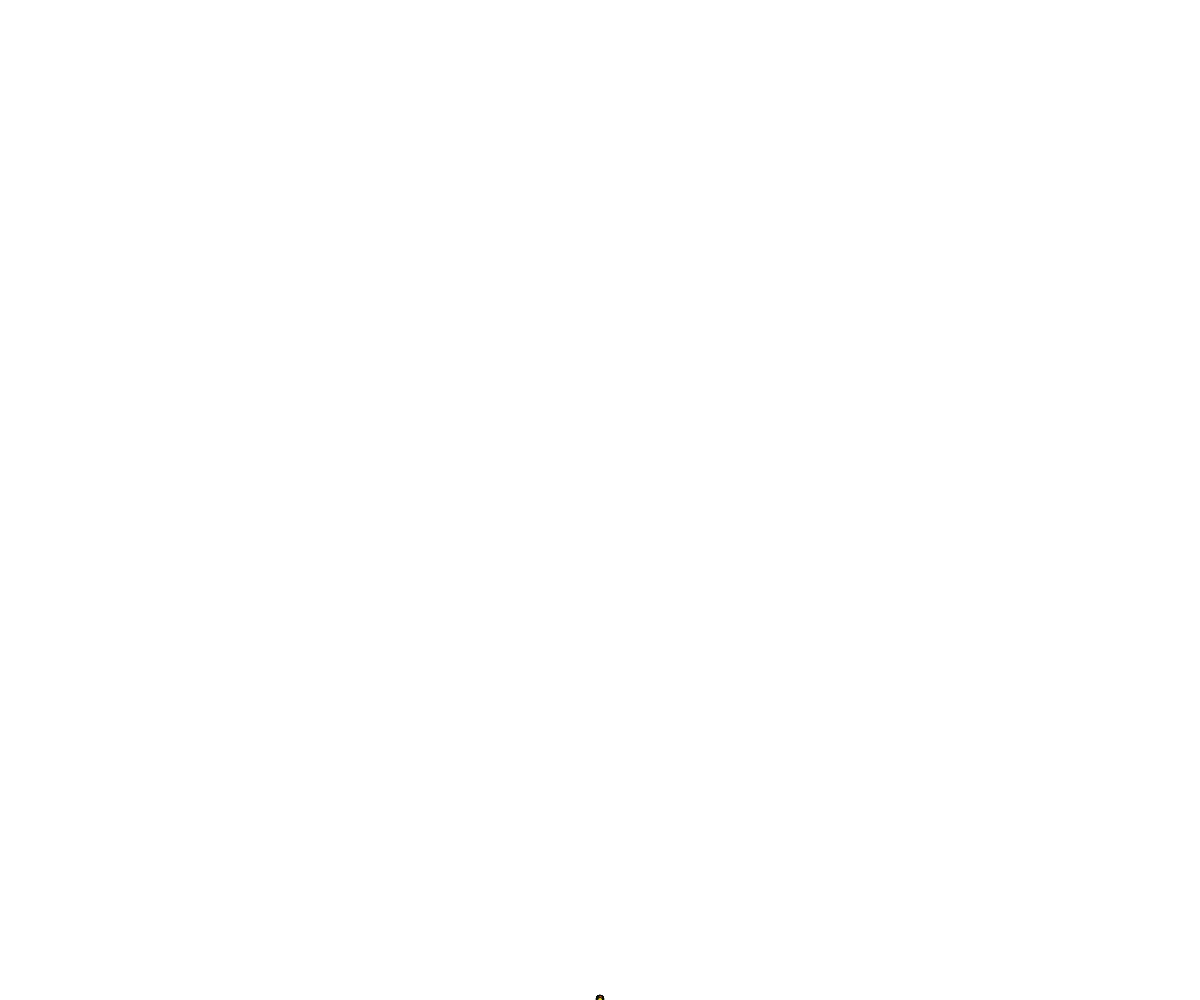
Frame 1 (no input)
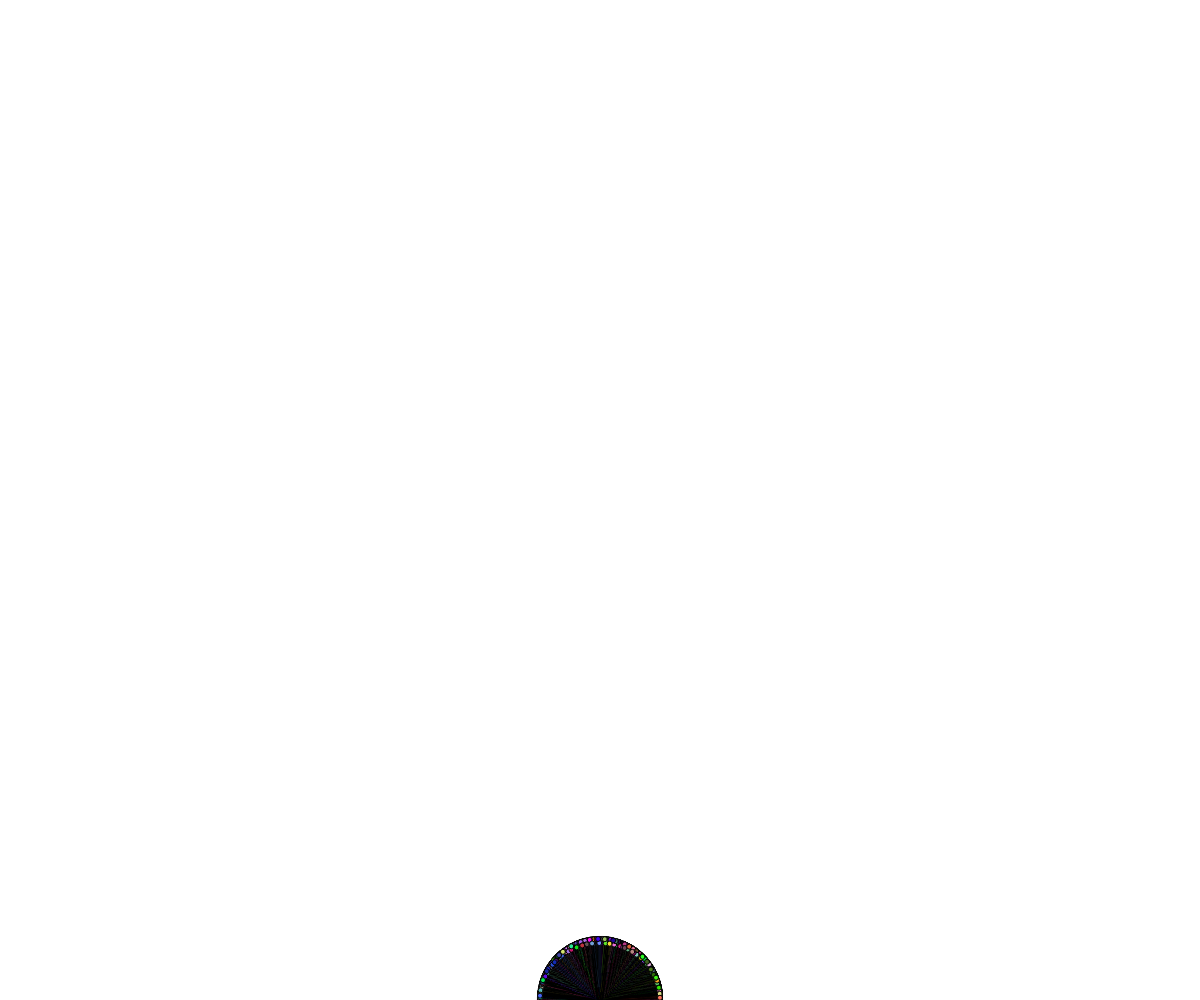
Frame 60 (no input)
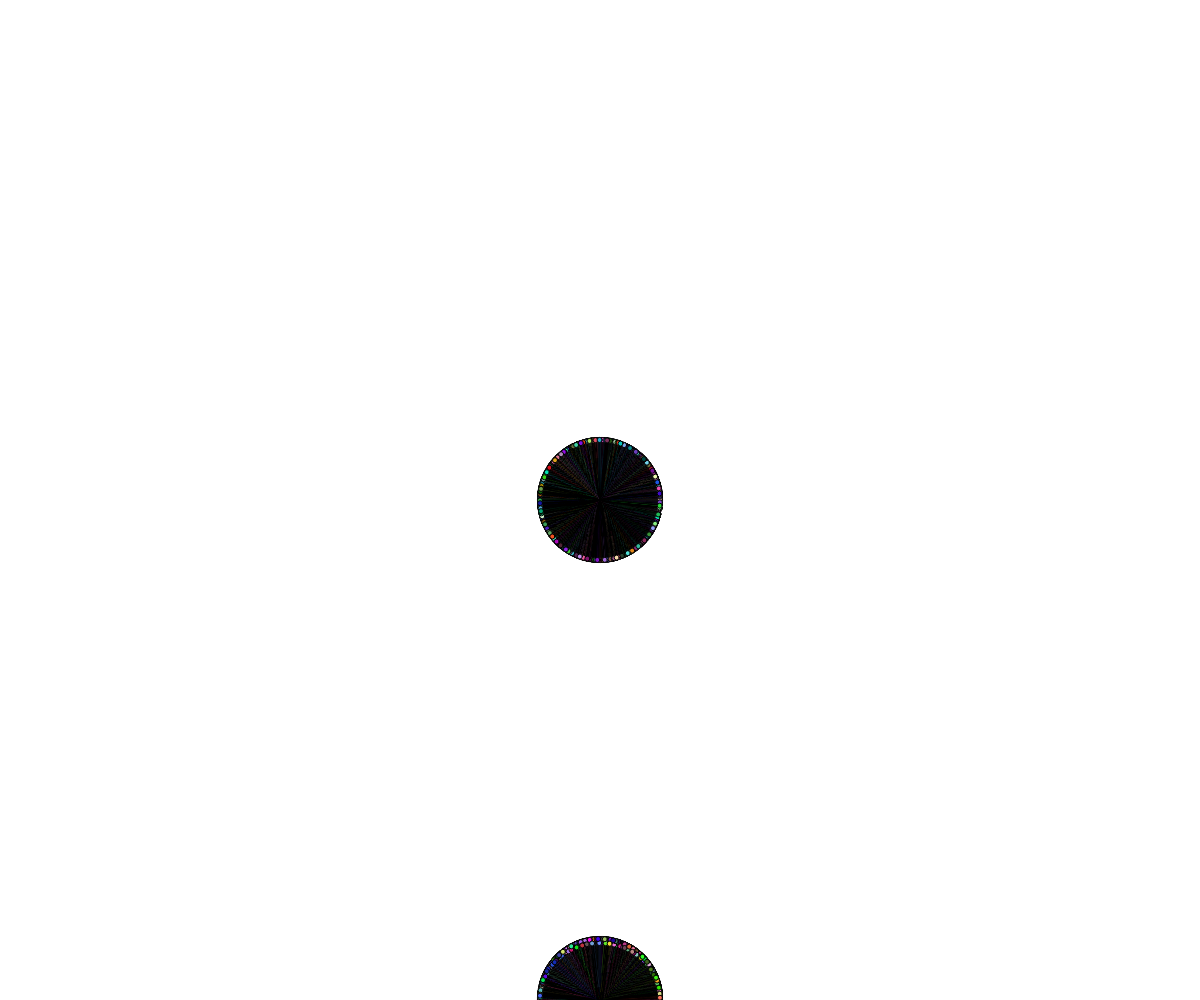
Frame 120 (the mouse pressed at the canvas centre since frame 60)

The p5.js sketch that drew these frames (run headless with seeded random() and noise() and a simulated clock; from frame 60 on, the mouse is pressed at the canvas centre):

// p5.js sketch
// ── sketch.js
var o = 0;
var v = 12;
var b0 = 0;
var B = 0;
var N = 1200;
var red = 0;
var yello = 0;
var blue = 0;

function setup() {
  
createCanvas (windowWidth,windowHeight);



pos = createVector(60,400);
v = createVector(2,6);
B = new Array(N);

 
 
 for (n = 0; n<N ; n++ ){
     B[n] = new ball(width/2,height-1);
}
  

  
}
function draw() {
 //background(0,0,0,50);
 
 
 for (n = 0;n < N ; n++){
   B[n].evolv_draw();
 }
 
}
var ball = function(x,y){
  
  this.pos = createVector(x,y);
   this.v = p5.Vector.random2D();
    this.v.mult(random(1,1));
    this.red = random(255);
    this.blue= random(255);
    this.yello=random(255);
    
    
this.evolv_draw = function(){
    
    this.pos.add(this.v);
    
    if (this.pos.x >= width || this.pos.x < 0){
      this.v.x= this.v.x*-1;
    }
    
    if (this.pos.y >= height || this.pos.y < 0){
      this.v.y= this.v.y*-1;
    }
    
   fill(this.red,this.yello,this.blue,this.thing);
    ellipse (this.pos.x , this.pos.y ,5 ,5 );
  };

  
  
  

};


function mousePressed(){
  translate(random(width),random(height));
    for (n = 0; n<N ; n++ ){
     B[n] = new ball(mouseX,mouseY);
   }
 
  
  
  
}
